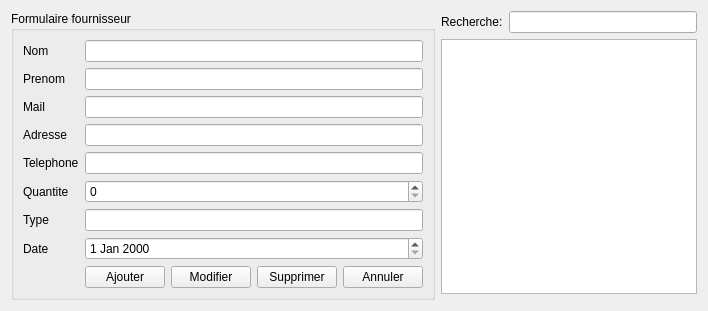
<?xml version="1.0" encoding="UTF-8"?>
<ui version="4.0">
 <class>FournisseursPageForm</class>
 <widget class="QWidget" name="FournisseursPageForm">
  <layout class="QGridLayout" name="gridLayout">
   <item row="0" column="0">
    <widget class="QGroupBox" name="formBox">
     <property name="title">
      <string>Formulaire fournisseur</string>
     </property>
     <layout class="QFormLayout" name="formLayout">
      <item row="0" column="0"><widget class="QLabel" name="labelNom"><property name="text"><string>Nom</string></property></widget></item>
      <item row="0" column="1"><widget class="QLineEdit" name="nomEdit"/></item>
      <item row="1" column="0"><widget class="QLabel" name="labelPrenom"><property name="text"><string>Prenom</string></property></widget></item>
      <item row="1" column="1"><widget class="QLineEdit" name="prenomEdit"/></item>
      <item row="2" column="0"><widget class="QLabel" name="labelMail"><property name="text"><string>Mail</string></property></widget></item>
      <item row="2" column="1"><widget class="QLineEdit" name="mailEdit"/></item>
      <item row="3" column="0"><widget class="QLabel" name="labelAdresse"><property name="text"><string>Adresse</string></property></widget></item>
      <item row="3" column="1"><widget class="QLineEdit" name="adresseEdit"/></item>
      <item row="4" column="0"><widget class="QLabel" name="labelTel"><property name="text"><string>Telephone</string></property></widget></item>
      <item row="4" column="1"><widget class="QLineEdit" name="telEdit"/></item>
      <item row="5" column="0"><widget class="QLabel" name="labelQuantite"><property name="text"><string>Quantite</string></property></widget></item>
      <item row="5" column="1"><widget class="QSpinBox" name="quantiteSpin"/></item>
      <item row="6" column="0"><widget class="QLabel" name="labelType"><property name="text"><string>Type</string></property></widget></item>
      <item row="6" column="1"><widget class="QLineEdit" name="typeEdit"/></item>
      <item row="7" column="0"><widget class="QLabel" name="labelDate"><property name="text"><string>Date</string></property></widget></item>
      <item row="7" column="1"><widget class="QDateEdit" name="dateEdit"/></item>
      <item row="8" column="1">
       <layout class="QHBoxLayout" name="buttonsLayout">
        <item><widget class="QPushButton" name="addBtn"><property name="text"><string>Ajouter</string></property></widget></item>
        <item><widget class="QPushButton" name="updateBtn"><property name="text"><string>Modifier</string></property></widget></item>
        <item><widget class="QPushButton" name="deleteBtn"><property name="text"><string>Supprimer</string></property></widget></item>
        <item><widget class="QPushButton" name="clearBtn"><property name="text"><string>Annuler</string></property></widget></item>
       </layout>
      </item>
     </layout>
    </widget>
   </item>
   <item row="0" column="1">
    <layout class="QVBoxLayout" name="rightLayout">
     <item>
      <layout class="QHBoxLayout" name="filtersLayout">
       <item><widget class="QLabel" name="labelRecherche"><property name="text"><string>Recherche:</string></property></widget></item>
       <item><widget class="QLineEdit" name="searchEdit"/></item>
      </layout>
     </item>
     <item><widget class="QTableWidget" name="table"/></item>
     <item><widget class="QWidget" name="chartHost" native="true"/></item>
    </layout>
   </item>
  </layout>
 </widget>
 <resources/>
 <connections/>
</ui>
